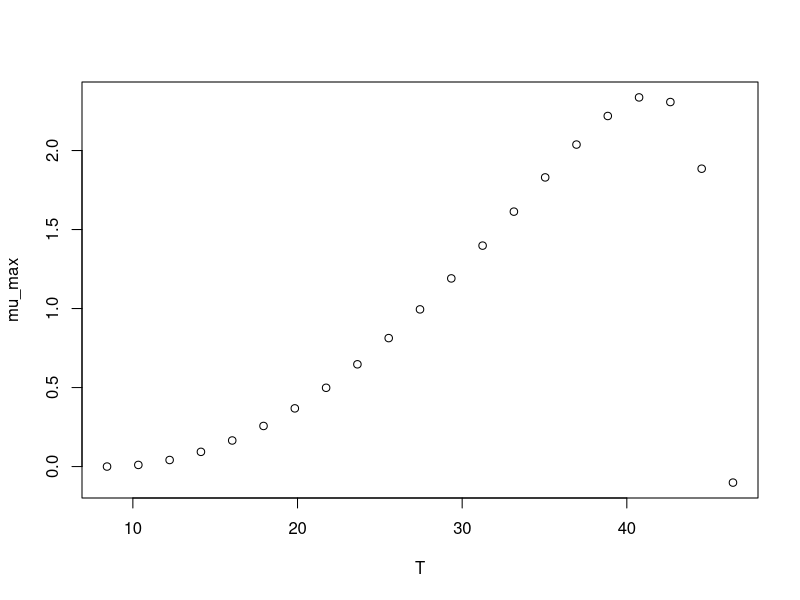

The R script that drew this image:
#############################
# start of Parameter script
#############################
T <- seq(8.43156843156843,46.4464,length.out=21)
#############################
# end of Parameter script
#############################
############################# 
# start of Model script Gropin ID 284 
#############################
 
# constant coefficients for this model
 
variables <- data.frame(T)
argumentsPar <- expand.grid(variables)
 
# heart of the model
response_surface <- function(T) {
   mumax <-(2.35*((T-8.44)^2)*(T-46.4))/((41.5-8.44)*((41.5-8.44)*(T-41.5)-(41.5-46.4)*(8.44+41.5-2*T)))

return(mumax=mumax)
} 

# output parameters
mumax <- cbind(argumentsPar,response_surface(argumentsPar['T']))
colnames(mumax) <- c(colnames(argumentsPar),'mumax')
#############################
# End of Model script
#############################
############################# 
# start of Visualisation script Gropin ID 284 
#############################
plot(T,mumax$mumax,
                          xlab='T',
                          ylab='mu_max')
#############################
# End of Visualisation script
#############################
